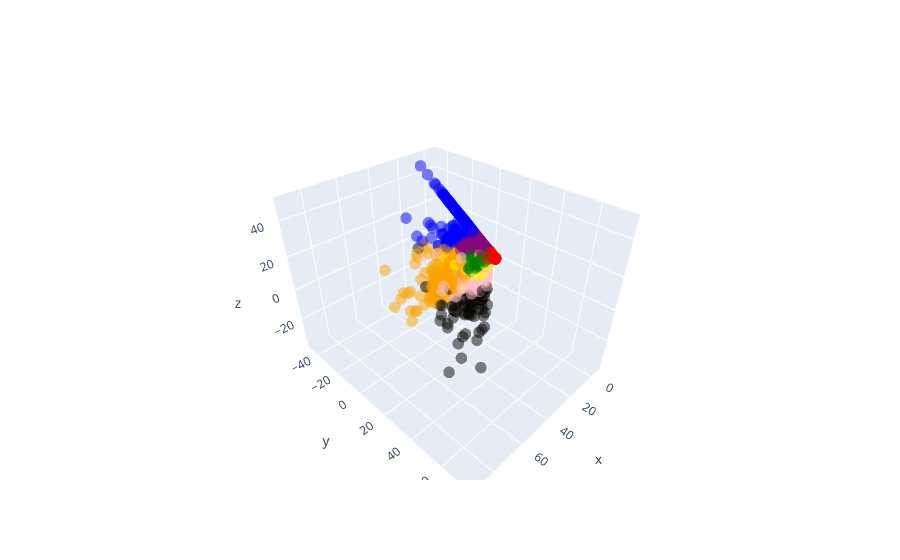

The code cell stored with this chart in its notebook:
### Code cell
fig = go.Figure(data=[go.Scatter3d(
    x=vis3d_df['x_comp'],
    y=vis3d_df['y_comp'],
    z=vis3d_df['z_comp'],
    mode='markers',
    marker=dict(
        size=4,
        color=vis3d_df['cluster'], # set color to an array/list of desired values
        colorscale=[(0, "red"), (0.14, "yellow"), (0.29, "purple"), (0.43, "green"), (0.57, "blue"), (0.71, "black"), (0.86, "orange"), (1, "pink")],   # choose a colorscale
        opacity=0.5
    )
)])
fig.show()

### Figure 1 — Plotly figure (JSON) as saved in the notebook; plotly's stock layout.template omitted (floating-point values rounded to 4 significant figures; data arrays with more than 128 entries replaced by an {"elided": "..."} marker saying what was removed)
{"data": [{"marker": {"color": {"elided": "13087 int values"}, "colorscale": [[0, "red"], [0.14, "yellow"], [0.29, "purple"], [0.43, "green"], [0.57, "blue"], [0.71, "black"], [0.86, "orange"], [1, "pink"]], "opacity": 0.5, "size": 4}, "mode": "markers", "type": "scatter3d", "x": {"elided": "13087 float values"}, "y": {"elided": "13087 float values"}, "z": {"elided": "13087 float values"}}], "layout": {}}
